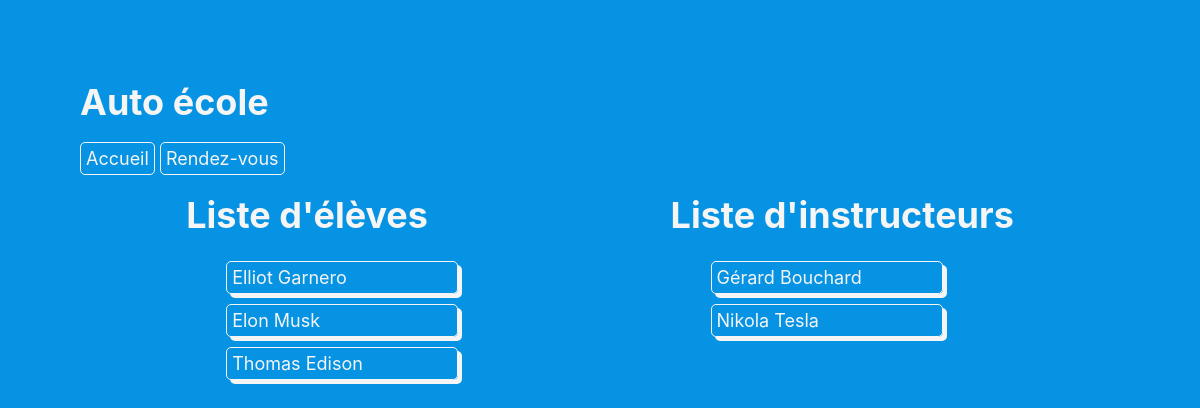
Screenshot of /polls/ with the database file from the repository.
### polls/models.py (models this page shows, shortened)
class Student(models.Model):
    id = models.AutoField(primary_key=True)
    instructor = models.ForeignKey(Instructor, on_delete=models.CASCADE)
    firstName = models.CharField(max_length=20)
    lastName = models.CharField(max_length=20)

class Instructor(models.Model):
    id = models.AutoField(primary_key=True)
    firstName = models.CharField(max_length=20)
    lastName = models.CharField(max_length=20)

### polls/views.py (the view)
# urls.py: path('', views.IndexView.as_view(), name='index'),
class IndexView(generic.ListView):
    template_name = 'polls/index.html'
    context_object_name = 'student_list'
    def get_queryset(self):
        return Student.objects.all()
    def get_context_data(self, *args, **kwargs):
        context = super(IndexView, self).get_context_data(*args, **kwargs)
        context['instructor_list'] = Instructor.objects.all()
        return context

### polls/templates/polls/index.html
{% load static %}
<link rel="stylesheet" type="text/css" href="{% static 'polls/style.css' %}" />
<h1>Auto école</h1>
<a class="accueilbutton" href="{% url 'polls:index' %}">Accueil</a>
<a class="accueilbutton" href="{% url 'polls:meeting-list' %}">Rendez-vous</a>
<div class="lists">
  <div class="studentlist">
    <h1>Liste d'élèves</h1>
    {% if student_list %}
    <ul>
      {% for student in student_list %}
      <li>
        <a href="{% url 'polls:detailStudent' student.id %}"
          >{{ student.firstName }} {{ student.lastName }}</a
        >
      </li>
      {% endfor %}
    </ul>
    {% else %}
    <p>Aucun élève</p>
    {% endif %}
  </div>
  <div class="instructorlist">
    {% if instructor_list %}
    <h1>Liste d'instructeurs</h1>
    <ul>
      {% for instructor in instructor_list %}
      <li>
        <a href="{% url 'polls:detailInstructor' instructor.id %}"
          >{{ instructor.firstName }} {{ instructor.lastName }}</a
        >
      </li>
      {% endfor %}
    </ul>
    {% else %}
    <p>Aucun instructeur</p>
    {% endif %}
  </div>
</div>

### polls/static/polls/style.css (style rules this page uses)
.accueilbutton { border: 1px solid whitesmoke; border-radius: 5px; padding: 5px; }
a { color: whitesmoke; text-decoration: none; }
.lists { display: flex; justify-content: space-around; }
li { width: 220px; list-style-type: none; margin-top: 10px; padding: 5px; border: 1px solid whitesmoke; border-radius: 5px; box-shadow: 4px 4px 0 whitesmoke; }

### rows the page displays
Student: firstName "Elliot", lastName "Garnero"
Student: firstName "Elon", lastName "Musk"
Student: firstName "Thomas", lastName "Edison"
Instructor: firstName "Gérard", lastName "Bouchard"
Instructor: firstName "Nikola", lastName "Tesla"
